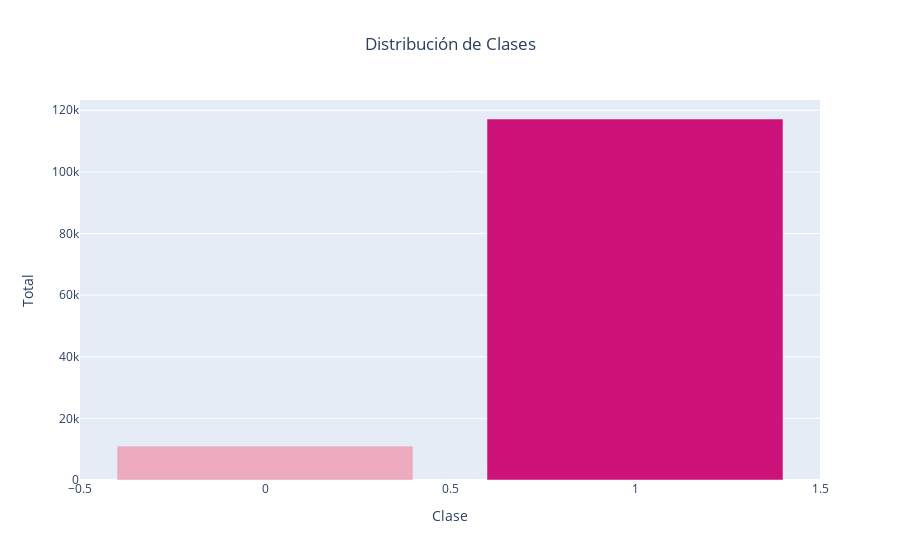

Write notebook code for a chart like this one.
### Markdown cell above
# Submuestreo aleatorio

### Code cell
def classProportion(df):
    # Calcula la diferencia en la columna 'Clase'
    difference = df['clase'].value_counts()

    colors = ['#CD137A', '#EEAABF']

    # Crea un gráfico de barras
    fig = go.Figure(data=[
        go.Bar(x=difference.index, 
               y=difference.values,
               marker_color=colors)
    ])

    # Configura el diseño del gráfico
    fig.update_layout(
        title='Distribución de Clases',
        title_x = 0.5,
        xaxis_title='Clase',
        yaxis_title='Total',
    )

    # Muestra el gráfico
    return fig.show()

classProportion(df)

### Figure 1 — Plotly figure (JSON) as saved in the notebook; plotly's stock layout.template omitted (floating-point values rounded to 4 significant figures)
{"data": [{"marker": {"color": ["#CD137A", "#EEAABF"]}, "type": "bar", "x": [1, 0], "y": [117160, 10997]}], "layout": {"title": {"text": "Distribución de Clases", "x": 0.5}, "xaxis": {"title": {"text": "Clase"}}, "yaxis": {"title": {"text": "Total"}}}}
